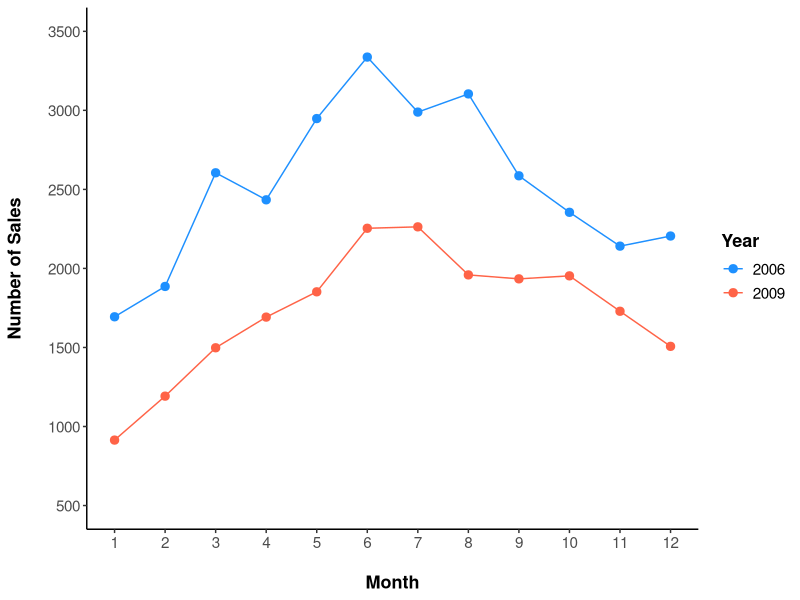

Generate this figure with R:
## ---- chunk 1
knitr::opts_chunk$set(echo = TRUE)
if (!require("tidyverse")) {
  install.packages("tidyverse", dependencies = TRUE) 
}
library(tidyverse)
## ---- chunk 2
# Compare monthly home sales in Austin, TX (2006, 2009)
tx_bubble <- txhousing %>% 
  group_by(month, year) %>% 
  filter(city == "Austin") %>% 
  filter(year == "2006" | year == "2009") %>% 
  summarize(sales = sum(sales))

# Line plot of monthly home sales in Austin, TX, 2006 and 2009
ggplot(data = tx_bubble, aes(x = month, y = sales, color = factor(year))) +
  geom_point(size = 2.5) + geom_line() + 
  scale_x_continuous(breaks = seq(1, 12, 1), name = "\nMonth") +
  scale_y_continuous(limits = c(500, 3500), 
    breaks = seq(500, 3500, 500), name = "Number of Sales\n") +
  scale_color_manual(values = c("dodgerblue", "tomato"), 
    name = "Year") + theme_classic() +
  theme(axis.title = element_text(size = 13, 
    face = "bold"), axis.text = element_text(size = 11)) + 
  theme(legend.text = element_text(size = 11), 
    legend.title = element_text(size = 13, face = "bold")) + 
  theme(legend.position = "right")
